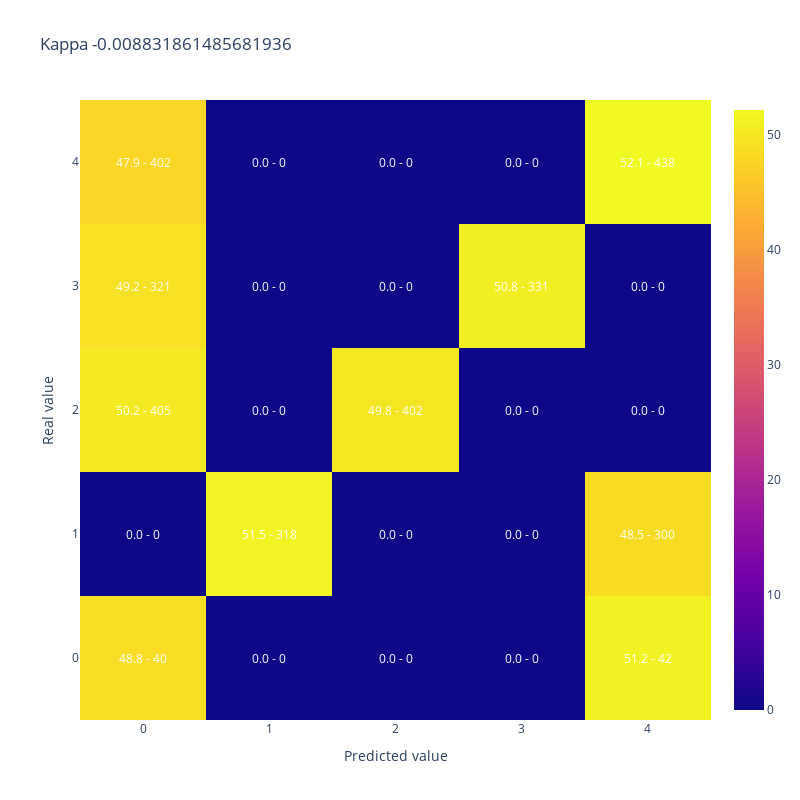

The notebook cell this image was saved under:
### Code cell
#A modo de ejemplo muestro kappa y matriz de confusion para 50% de aciertos donde los errores quedan lejos de la clase correcta
y_simulado_lejos = [y_test.iloc[sample] if random_list[sample]<50/100 else y_lejos[sample] for sample in range(len(y_test))]

display(plot_confusion_matrix(y_test,y_simulado_lejos, 
                              title = "Kappa " + str(cohen_kappa_score(y_test,y_simulado_lejos, weights = 'quadratic'))))

### Figure 1 — Plotly figure (JSON) as saved in the notebook; plotly's stock layout.template omitted (floating-point values rounded to 4 significant figures)
{"data": [{"type": "heatmap", "x": [0, 1, 2, 3, 4], "y": [0, 1, 2, 3, 4], "z": [[48.78, 0.0, 0.0, 0.0, 51.22], [0.0, 51.46, 0.0, 0.0, 48.54], [50.19, 0.0, 49.81, 0.0, 0.0], [49.23, 0.0, 0.0, 50.77, 0.0], [47.86, 0.0, 0.0, 0.0, 52.14]]}], "layout": {"annotations": [{"font": {"color": "white"}, "showarrow": false, "text": "48.8 - 40", "x": 0, "xref": "x", "y": 0, "yref": "y"}, {"font": {"color": "white"}, "showarrow": false, "text": "0.0 - 0", "x": 1, "xref": "x", "y": 0, "yref": "y"}, {"font": {"color": "white"}, "showarrow": false, "text": "0.0 - 0", "x": 2, "xref": "x", "y": 0, "yref": "y"}, {"font": {"color": "white"}, "showarrow": false, "text": "0.0 - 0", "x": 3, "xref": "x", "y": 0, "yref": "y"}, {"font": {"color": "white"}, "showarrow": false, "text": "51.2 - 42", "x": 4, "xref": "x", "y": 0, "yref": "y"}, {"font": {"color": "white"}, "showarrow": false, "text": "0.0 - 0", "x": 0, "xref": "x", "y": 1, "yref": "y"}, {"font": {"color": "white"}, "showarrow": false, "text": "51.5 - 318", "x": 1, "xref": "x", "y": 1, "yref": "y"}, {"font": {"color": "white"}, "showarrow": false, "text": "0.0 - 0", "x": 2, "xref": "x", "y": 1, "yref": "y"}, {"font": {"color": "white"}, "showarrow": false, "text": "0.0 - 0", "x": 3, "xref": "x", "y": 1, "yref": "y"}, {"font": {"color": "white"}, "showarrow": false, "text": "48.5 - 300", "x": 4, "xref": "x", "y": 1, "yref": "y"}, {"font": {"color": "white"}, "showarrow": false, "text": "50.2 - 405", "x": 0, "xref": "x", "y": 2, "yref": "y"}, {"font": {"color": "white"}, "showarrow": false, "text": "0.0 - 0", "x": 1, "xref": "x", "y": 2, "yref": "y"}, {"font": {"color": "white"}, "showarrow": false, "text": "49.8 - 402", "x": 2, "xref": "x", "y": 2, "yref": "y"}, {"font": {"color": "white"}, "showarrow": false, "text": "0.0 - 0", "x": 3, "xref": "x", "y": 2, "yref": "y"}, {"font": {"color": "white"}, "showarrow": false, "text": "0.0 - 0", "x": 4, "xref": "x", "y": 2, "yref": "y"}, {"font": {"color": "white"}, "showarrow": false, "text": "49.2 - 321", "x": 0, "xref": "x", "y": 3, "yref": "y"}, {"font": {"color": "white"}, "showarrow": false, "text": "0.0 - 0", "x": 1, "xref": "x", "y": 3, "yref": "y"}, {"font": {"color": "white"}, "showarrow": false, "text": "0.0 - 0", "x": 2, "xref": "x", "y": 3, "yref": "y"}, {"font": {"color": "white"}, "showarrow": false, "text": "50.8 - 331", "x": 3, "xref": "x", "y": 3, "yref": "y"}, {"font": {"color": "white"}, "showarrow": false, "text": "0.0 - 0", "x": 4, "xref": "x", "y": 3, "yref": "y"}, {"font": {"color": "white"}, "showarrow": false, "text": "47.9 - 402", "x": 0, "xref": "x", "y": 4, "yref": "y"}, {"font": {"color": "white"}, "showarrow": false, "text": "0.0 - 0", "x": 1, "xref": "x", "y": 4, "yref": "y"}, {"font": {"color": "white"}, "showarrow": false, "text": "0.0 - 0", "x": 2, "xref": "x", "y": 4, "yref": "y"}, {"font": {"color": "white"}, "showarrow": false, "text": "0.0 - 0", "x": 3, "xref": "x", "y": 4, "yref": "y"}, {"font": {"color": "white"}, "showarrow": false, "text": "52.1 - 438", "x": 4, "xref": "x", "y": 4, "yref": "y"}], "height": 800, "title": {"text": "Kappa -0.008831861485681936"}, "width": 800, "xaxis": {"title": {"text": "Predicted value"}}, "yaxis": {"title": {"text": "Real value"}}}}
